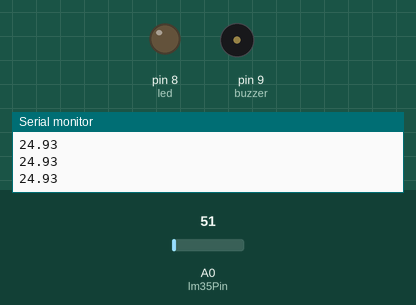
A sketch run on a simulated Arduino Uno, built with avr-gcc and run on an emulated ATmega328P. Parts: output pins drawn as LEDs (lit = HIGH), buzzer (waves = sounding, pin HIGH), the last lines printed to the serial monitor. Inputs (shaded band) come from the test bench; at power-on: A0 (lm35Pin) = 51.

Above: at 1.2 s.
1.3 s: A0 (lm35Pin) set to 64
At 1.78 s:
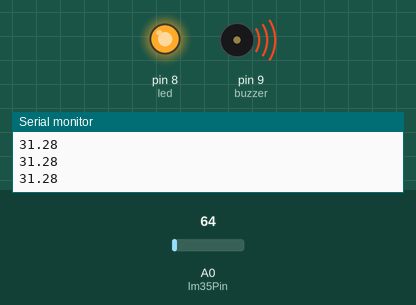
4.3 s: A0 (lm35Pin) set to 30
At 4.9 s:
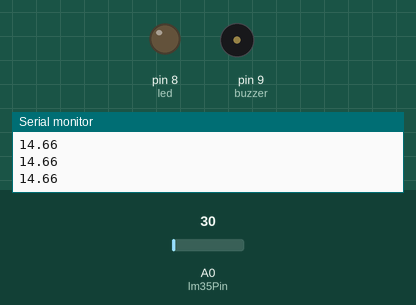
5.8 s: A0 (lm35Pin) set to 61
At 6.29 s:
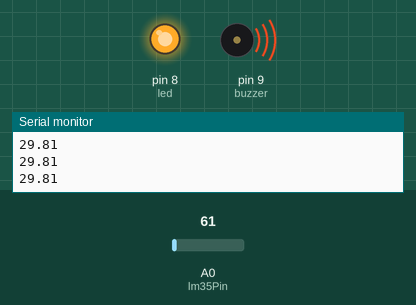
8.8 s: A0 (lm35Pin) set to 15
At 9.7 s:
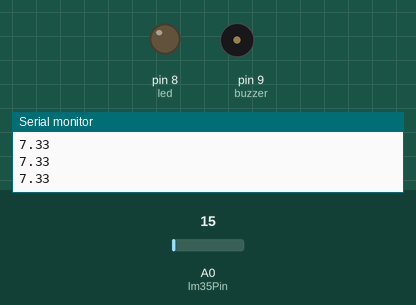
Timing chart, 0 to 11.3 s (numbered marks = the images above; inputs shaded):
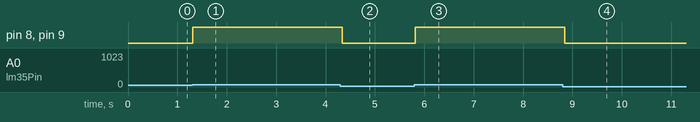

Measured:
- the behaviour switches between 59 and 60 on A0 (lm35Pin) (found by bisection; images 0 and 1)
- after the input at 1.3 s, pin 8 (led), pin 9 (buzzer): LOW → HIGH at once
- after the input at 4.3 s, pin 8 (led), pin 9 (buzzer): HIGH → LOW at once
- after the input at 5.8 s, pin 8 (led), pin 9 (buzzer): LOW → HIGH at once
- after the input at 8.8 s, pin 8 (led), pin 9 (buzzer): HIGH → LOW after 0.05 s

The sketch:

9.LM35HeatSensor.ino
```cpp
int lm35Pin =A0;
int led = 8;
#define buzzer 9

int timee =50;
int readed_value=0;
float heat_tension=0;
float heat =0;

void setup() {
  pinMode(led,OUTPUT);
  pinMode(buzzer,OUTPUT);
  Serial.begin(9600);
}

void loop() {

  readed_value = analogRead(lm35Pin);
  heat_tension=(5000.0/1023.0)*readed_value;
  heat = heat_tension / 10.0;

  Serial.println(heat);

  if(heat >=29){
    digitalWrite(led,HIGH);
    digitalWrite(buzzer,HIGH);
    delay(timee);
    digitalWrite(led,LOW);
    digitalWrite(buzzer,LOW);
    }
  else{

  digitalWrite(led,LOW);
  digitalWrite(buzzer,LOW);
  }
}
```
